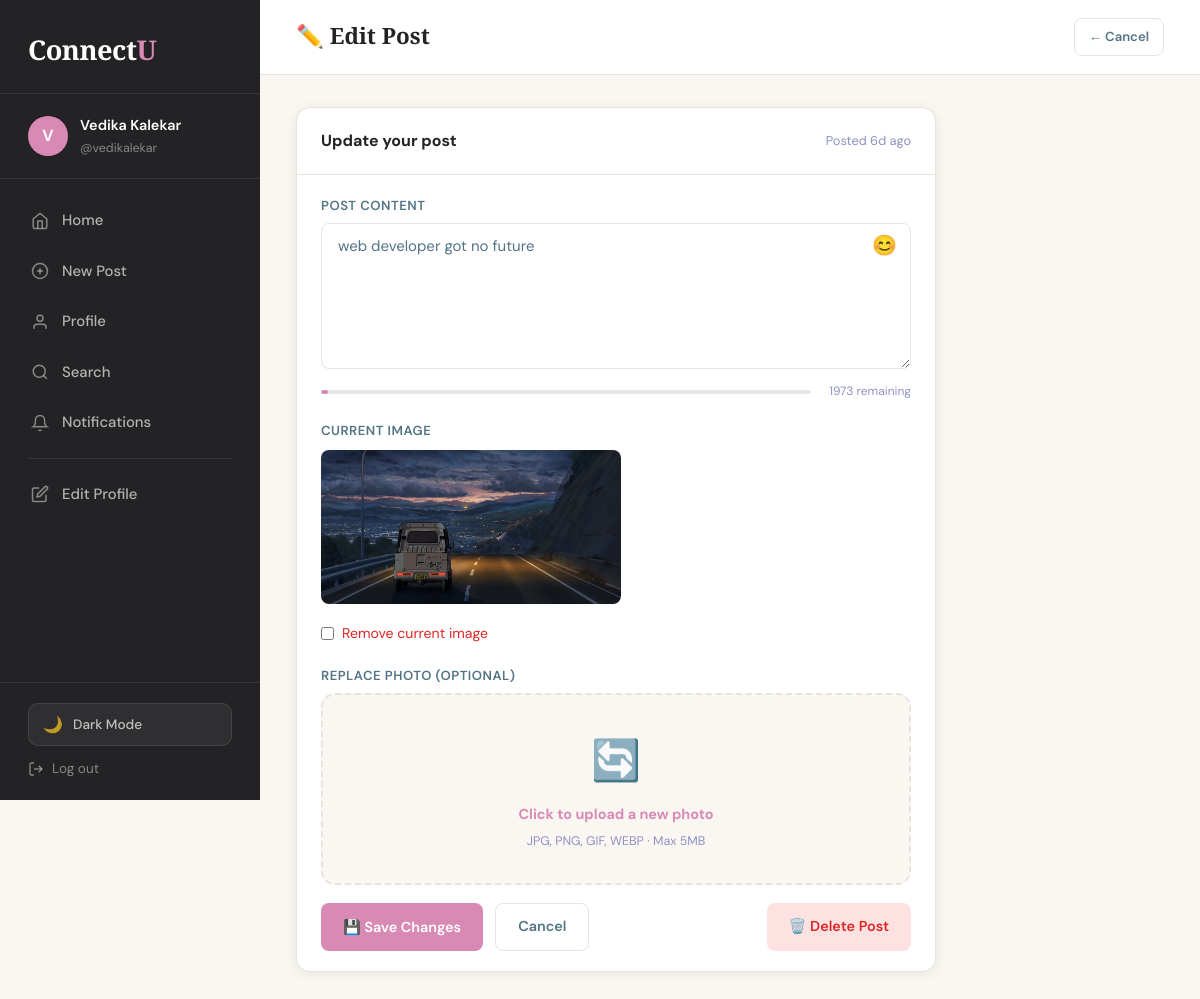
The page /edit_post.php?id=8 (signed in) on the database its author committed.
### tables this page shows
CREATE TABLE `users` (
  `id` int(11) NOT NULL AUTO_INCREMENT,
  `name` varchar(100) NOT NULL,
  `username` varchar(50) NOT NULL,
  `email` varchar(150) NOT NULL,
  `password` varchar(255) NOT NULL,
  `bio` text DEFAULT NULL,
  `created_at` datetime DEFAULT current_timestamp(),
  `profile_pic` varchar(255) DEFAULT NULL,
  PRIMARY KEY (`id`),
  UNIQUE KEY `username` (`username`),
  UNIQUE KEY `email` (`email`)
);

CREATE TABLE `posts` (
  `id` int(11) NOT NULL AUTO_INCREMENT,
  `user_id` int(11) NOT NULL,
  `content` text NOT NULL,
  `image` varchar(255) DEFAULT NULL,
  `created_at` datetime DEFAULT current_timestamp(),
  PRIMARY KEY (`id`),
  KEY `user_id` (`user_id`),
  CONSTRAINT `posts_ibfk_1` FOREIGN KEY (`user_id`) REFERENCES `users` (`id`) ON DELETE CASCADE
);

### includes/auth.php (called while the page is built, shortened)
<?php
function safe($text) {
    return htmlspecialchars($text, ENT_QUOTES, 'UTF-8');
}
function timeAgo($dateString) {
    $now  = new DateTime();
    $past = new DateTime($dateString);
    $diff = $now->diff($past);
    if ($diff->d > 0) return $diff->d . 'd ago';
    return 'just now';
}
?>

### edit_post.php (the view, shortened to what this page needs)
<?php
require_once 'includes/auth.php';
require_once 'includes/db.php';
$userId = getCurrentUserId();
$postId = intval($_GET['id'] ?? 0);
$stmt = $pdo->prepare("SELECT * FROM posts WHERE id = ? AND user_id = ?");
$stmt->execute([$postId, $userId]);
$post = $stmt->fetch();
?>
<!DOCTYPE html>
<html lang="en">
<head>
    <link rel="stylesheet" href="css/style.css">
</head>
<body>
<div class="app-shell">
    <?php include 'includes/nav.php'; ?>
    <div class="main-content">
        <header class="top-header">
            <h2>✏️ Edit Post</h2>
            <a href="post_detail.php?id=<?= $postId ?>" class="btn btn-outline btn-sm">← Cancel</a>
        </header>
        <div class="page-body">
            <div class="card">
                <div class="card-header">
                    <h3 style="font-size:1rem;color:var(--charcoal);">Update your post</h3>
                    <span style="font-size:0.8rem;color:var(--muted);">
                        Posted <?= timeAgo($post['created_at']) ?>
                    </span>
                </div>
                <div class="card-body">
                    <form method="POST" action="edit_post.php?id=<?= $postId ?>" enctype="multipart/form-data">
                        <div class="form-group">
                            <label for="content">Post Content</label>
                            <textarea
                                id="content"
                                name="content"
                                rows="6"
                                data-maxlength="2000"
                                required
                            ><?= safe($post['content']) ?></textarea>
                        </div>
                        <?php if ($post['image'] && file_exists('uploads/posts/' . $post['image'])): ?>
                        <div style="margin-bottom:20px;">
                            <label style="font-size:0.82rem;font-weight:600;color:var(--ink);text-transform:uppercase;letter-spacing:0.5px;display:block;margin-bottom:8px;">
                                Current Image
                            </label>
                            <div style="position:relative;display:inline-block;">
                                <img src="uploads/posts/<?= safe($post['image']) ?>"
                                     style="max-width:300px;border-radius:var(--radius-sm);"
                                     alt="Current post image">
                            </div>
                            <div style="margin-top:10px;">
                                <label style="display:flex;align-items:center;gap:8px;cursor:pointer;font-size:0.88rem;color:#dc2626;">
                                    <input type="checkbox" name="remove_image" value="1">
                                    Remove current image
                                </label>
                            </div>
                        </div>
                        <?php endif; ?>
                        <div class="form-group">
                            <label>Replace Photo (Optional)</label>
                            <div class="upload-area" id="upload-area">
                                <div class="upload-icon">🔄</div>
                                <p><strong>Click to upload a new photo</strong></p>
                                <p style="margin-top:4px;font-size:0.78rem;">JPG, PNG, GIF, WEBP · Max 5MB</p>
                            </div>
                        </div>
                        <div style="display:flex;gap:12px;">
                            <button type="submit" class="btn btn-primary">
                                💾 Save Changes
                            </button>
                            <a href="post_detail.php?id=<?= $postId ?>" class="btn btn-outline">
                                Cancel
                            </a>
                            <a href="delete_post.php?id=<?= $postId ?>"
                               class="btn btn-danger"
                               data-confirm="Delete this post? This cannot be undone."
                               style="margin-left:auto;">
                               🗑️ Delete Post
                            </a>
                        </div>
                    </form>
                </div>
            </div>
        </div>
    </div>
</div>
</body>
</html>

### includes/nav.php (shortened to what this page needs)
<?php
require_once __DIR__ . '/auth.php';
require_once __DIR__ . '/db.php';
$currentUser = null;
if (isLoggedIn()) {
    $stmt = $pdo->prepare("SELECT * FROM users WHERE id = ?");
    $stmt->execute([getCurrentUserId()]);
    $currentUser = $stmt->fetch();
}
?>
<aside class="sidebar">
    <div class="sidebar-logo">
        <h1>Connect<span>U</span></h1>
    </div>
    <?php if ($currentUser): ?>
    <div class="sidebar-user">
        <?php if ($currentUser['profile_pic'] && $currentUser['profile_pic'] !== 'default.png' && file_exists('uploads/profiles/' . $currentUser['profile_pic'])): ?>
            <img src="uploads/profiles/<?= safe($currentUser['profile_pic']) ?>" alt="profile">
        <?php else: ?>
            <div style="width:40px;height:40px;border-radius:50%;background:var(--accent);display:flex;align-items:center;justify-content:center;color:#fff;font-weight:700;font-size:1rem;flex-shrink:0;">
                <?= strtoupper(substr($currentUser['name'], 0, 1)) ?>
            </div>
        <?php endif; ?>
        <div class="user-info">
            <div class="name"><?= safe($currentUser['name']) ?></div>
            <div class="username">@<?= safe($currentUser['username']) ?></div>
        </div>
    </div>
    <?php endif; ?>
    <nav class="sidebar-nav">
        <a href="dashboard.php" title="Home Feed">
            <svg width="18" height="18" fill="none" stroke="currentColor" stroke-width="2" viewBox="0 0 24 24">
                <path d="M3 9l9-7 9 7v11a2 2 0 01-2 2H5a2 2 0 01-2-2z"/><polyline points="9 22 9 12 15 12 15 22"/>
            </svg>
            <span>Home</span>
        </a>
        <a href="create_post.php" title="Create Post">
            <svg width="18" height="18" fill="none" stroke="currentColor" stroke-width="2" viewBox="0 0 24 24">
                <circle cx="12" cy="12" r="10"/><line x1="12" y1="8" x2="12" y2="16"/><line x1="8" y1="12" x2="16" y2="12"/>
            </svg>
            <span>New Post</span>
        </a>
        <a href="profile.php?id=<?= $currentUser['id'] ?? '' ?>" title="My Profile">
            <svg width="18" height="18" fill="none" stroke="currentColor" stroke-width="2" viewBox="0 0 24 24">
                <path d="M20 21v-2a4 4 0 00-4-4H8a4 4 0 00-4 4v2"/><circle cx="12" cy="7" r="4"/>
            </svg>
            <span>Profile</span>
        </a>
        <a href="search.php" title="Search Users">
            <svg width="18" height="18" fill="none" stroke="currentColor" stroke-width="2" viewBox="0 0 24 24">
                <circle cx="11" cy="11" r="8"/><line x1="21" y1="21" x2="16.65" y2="16.65"/>
            </svg>
            <span>Search</span>
        </a>
        <a href="notifications.php" title="Notifications" style="position:relative;">
            <svg width="18" height="18" fill="none" stroke="currentColor" stroke-width="2" viewBox="0 0 24 24">
                <path d="M18 8A6 6 0 006 8c0 7-3 9-3 9h18s-3-2-3-9"/><path d="M13.73 21a2 2 0 01-3.46 0"/>
            </svg>
            <span>Notifications</span>
        </a>
        <div class="nav-divider"></div>
        <a href="edit_profile.php" title="Edit Profile">
            <svg width="18" height="18" fill="none" stroke="currentColor" stroke-width="2" viewBox="0 0 24 24">
                <path d="M11 4H4a2 2 0 00-2 2v14a2 2 0 002 2h14a2 2 0 002-2v-7"/><path d="M18.5 2.5a2.121 2.121 0 013 3L12 15l-4 1 1-4 9.5-9.5z"/>
            </svg>
            <span>Edit Profile</span>
        </a>
    </nav>
    <div class="sidebar-footer">
        <a href="logout.php" title="Logout">
            <svg width="16" height="16" fill="none" stroke="currentColor" stroke-width="2" viewBox="0 0 24 24">
                <path d="M9 21H5a2 2 0 01-2-2V5a2 2 0 012-2h4"/><polyline points="16 17 21 12 16 7"/><line x1="21" y1="12" x2="9" y2="12"/>
            </svg>
            <span>Log out</span>
        </a>
    </div>
</aside>

### rows shown on the page
users: name "V", name "Vedika Kalekar", username "vedikalekar"
posts: created_at "6d ago", content "web developer got no future", image (picture)
